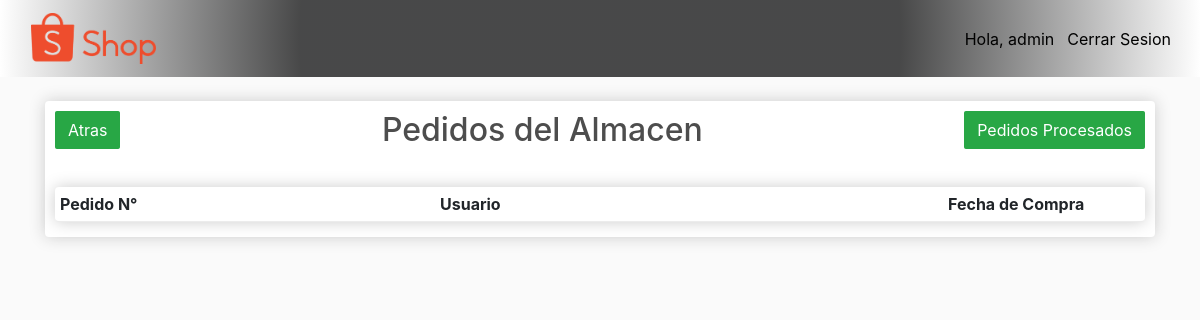
/ware/orders/ (signed in), run on an earlier commit of the app's database.
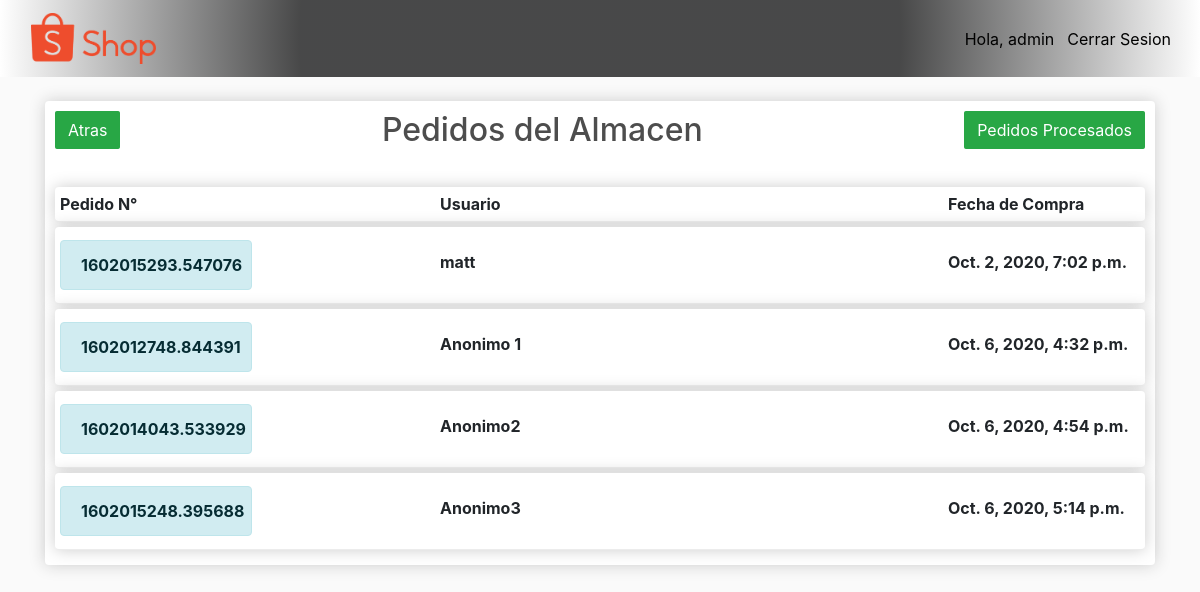
And on a later commit of the database.
### store/models.py (models this page shows, shortened)
class Order(models.Model):
    customer = models.ForeignKey(Customer, on_delete=models.SET_NULL, null=True, blank=True)
    date = models.DateTimeField(auto_now_add=True)
    complete = models.BooleanField(default=False)
    transaction_id = models.CharField(max_length=100, null=True)
    processed = models.BooleanField(default=False)

class Customer(models.Model):
    user = models.OneToOneField(User, on_delete=models.CASCADE, null=True, blank=True)
    name = models.CharField(max_length=200, null=True)
    first_name = models.CharField(max_length=200, null=True)
    last_name = models.CharField(max_length=200, null=True)
    email = models.EmailField(max_length=254, null=True)
    profile_picture = models.ImageField(blank=False, default="person-circle.png", null=False)
    date_created = models.DateTimeField(auto_now_add=True, null=True)
    def __str__(self):
        return self.name

### ware/decorators.py (the view)
        def wrapper_func(request, *args, **kwargs):
            group = None
            if request.user.groups.exists():
                group = request.user.groups.all()[0].name
            if group in allowed_roles:
                return view_func(request, *args, **kwargs)
            else:
                return HttpResponse('No Tiene los Privilegios para Acceder a esta Pagina!\nQUE LASTIMA!')

### ware/views.py (called while the page is built)
@login_required(login_url='login')
@allowed_users(allowed_roles=['admin', 'employees'])
def orders(request):
    order = Order.objects.all()
    context = {'orders': order}
    return render(request, 'ware/orders.html', context)

### ware/templates/ware/orders.html
{% extends 'ware/main_ware.html' %}
{% load static %}
{% block content %}
<div class="row-orders">
    <a class="btn btn-success" href="{% url 'ware' %}" style="float:left">Atras</a>
    <a class="btn btn-success" href="{% url 'processed_orders' %}" style="float:right">Pedidos Procesados</a>
    <div class="title"><h2>Pedidos del Almacen</h2></div>
    <br>
    <div class="orders-id-list">
        <div class="col-left-tit"><strong>Pedido N°</strong></div>
        <div class="col-center-tit"><strong>Usuario</strong></div>
        <div class="col-right-tit"><strong>Fecha de Compra</strong></div>
    </div>
    {% if orders %}
    {% for order in orders %}
    {% if order.processed == False and order.complete == True %}
    <div class="orders-id-list">
        <div class="col-left">
            <div class=" center-link alert alert-info" role="alert">
                <a class="alert-link"
                   href="{% url 'process_orders' order.transaction_id %}">{{order.transaction_id}}</a>
            </div>
        </div>
        <div class="col-center">
            <div class="center"><strong><p>{{order.customer}}</p></strong></div>
        </div>
        <div class="col-right">
            <div class="center"><strong><p>{{order.date}}</p></strong></div>
        </div>
    </div>
    {% endif %}
    {% endfor %}
    {% endif %}
</div>
{% endblock content %}

What changed in the data, as far as the page shows it:
now on this page (row edited): Order: transaction_id "1602015293.547076", customer "matt", date "Oct. 2, 2020, 7:02 p.m."
added Order: transaction_id "1602012748.844391", customer "Anonimo 1", date "Oct. 6, 2020, 4:32 p.m."
added Order: transaction_id "1602014043.533929", customer "Anonimo2", date "Oct. 6, 2020, 4:54 p.m."
added Order: transaction_id "1602015248.395688", customer "Anonimo3", date "Oct. 6, 2020, 5:14 p.m."
